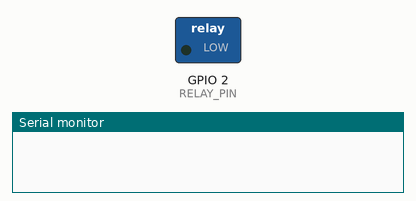
Simulated run of this sketch. Board: ESP8266 (NodeMCU). Shown: switched loads named in the sketch (green lamp = pin HIGH), the last lines printed to the serial monitor.

Above: at 0.0 s.
At 1.1 s:
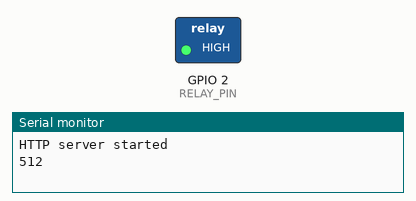
Timing chart, 0 to 2.6 s (numbered marks = the images above):
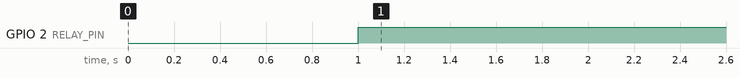

The sketch:

EbbFloodAP.ino
```cpp
#define RELAY_PIN 2
#define SENSOR_PIN A0
#define COUNT 3600
#define DELAY 1000
#define SENSOR_TIMEOUT 10
#define MAX_PUMP 10

#include <ESP8266WiFi.h>
#include <WiFiClient.h>
#include <ESP8266WebServer.h>

const char *ssid = "Ebb Flood Controller";
const char *password = "thereisnospoon";

int counter = 0;
int pumpCounter = 0;

ESP8266WebServer server(80);

/* Just a little test message.  Go to http://192.168.4.1 in a web browser
 * connected to this access point to see it.
 */
void handleRoot() {
	server.send(200, "text/html", "<h1>You are connected</h1>");
}

void setup() {
  //WiFi
	delay(1000);
	Serial.begin(115200);
	Serial.println();
	Serial.print("Configuring access point...");
	WiFi.softAP(ssid, password);
	IPAddress myIP = WiFi.softAPIP();
	Serial.print("AP IP address: ");
	Serial.println(myIP);
	server.on("/", handleRoot);
	server.begin();
	Serial.println("HTTP server started");
  //EbbFlood
  pinMode(RELAY_PIN,OUTPUT);
  pinMode(SENSOR_PIN,INPUT);
  digitalWrite(RELAY_PIN,HIGH);
  flooding();
}

void loop() {
	server.handleClient();
  if (counter==COUNT) {
    counter = 0;
    flooding();
  } else {
    counter++;
  }
  delay(DELAY);
}

boolean checkSensor() {
  int sensor = analogRead(SENSOR_PIN);
  Serial.println(sensor);
  if(sensor>200) {
    return true;
  } else {
    return false;
  }
}

void flooding() {
  pumpCounter=0;
  digitalWrite(RELAY_PIN,LOW);
  boolean check = checkSensor();
  while (check == false) {
    check = checkSensor();
    delay(100);
    pumpCounter++;
    if(pumpCounter >= MAX_PUMP) {
      digitalWrite(RELAY_PIN,HIGH);
      sendError("Sensor Timeout");
      check = true;
    }
  }
  digitalWrite(RELAY_PIN,HIGH);
  if (pumpCounter <= SENSOR_TIMEOUT) sendError("Sensor shorted");
  pumpCounter=0;
}

void sendError(String message) {
  while (true==true) {
    server.send(200, "text/html", message);
    server.handleClient();
  }
}
```

Measured:
- by itself, GPIO 2 (RELAY_PIN): LOW → HIGH at 1.0 s
